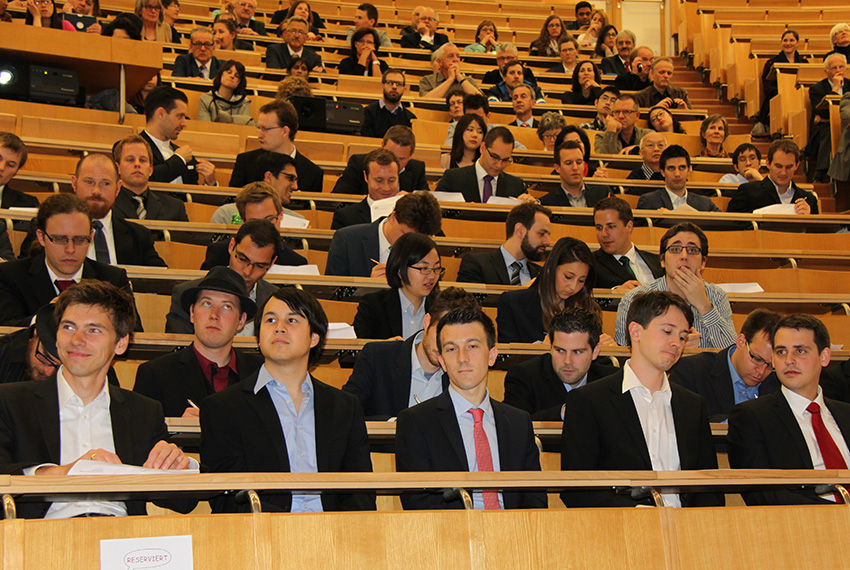
%> input picture Face Detection/faces2.jpg, 850 x 570 px
$ octave skinD.m   (GNU Octave 9; MATLAB toolbox functions it lacks are replaced by stand-ins)
%> lines starting %> are read from the running program, lines starting %| are printed output that depends on the picture
clear all;
close all;
clc;

%% HSV segmentation
img = imread('faces2.jpg');
%> img is the input picture: size 570x850x3 uint8; mean R, G, B 122.3, 85.1, 48.7
I = img;
hsv = rgb2hsv(I);
%> hsv: size 570x850x3 double; mean H, S, V 0.143, 0.544, 0.483
h = hsv(:,:,1);
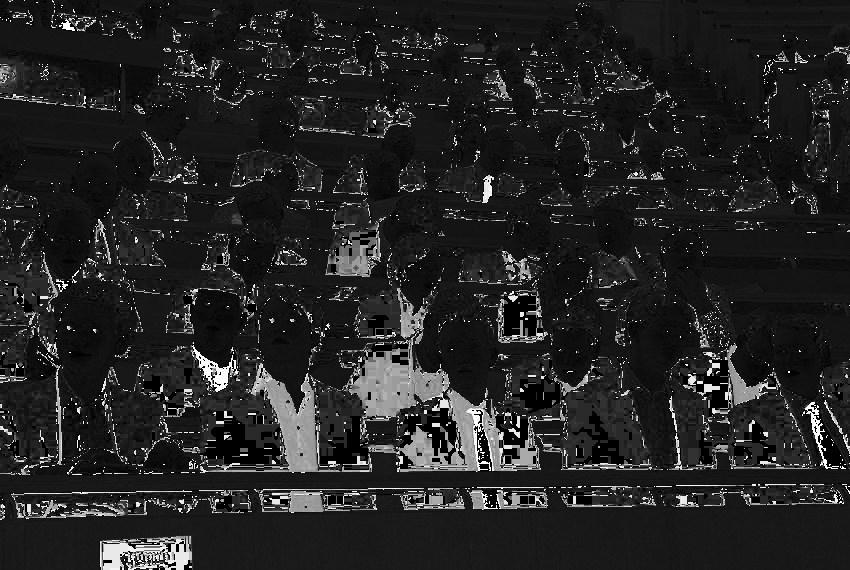
%> h: size 570x850 double; min 0, max 0.999, mean 0.143
s = hsv(:,:,2);
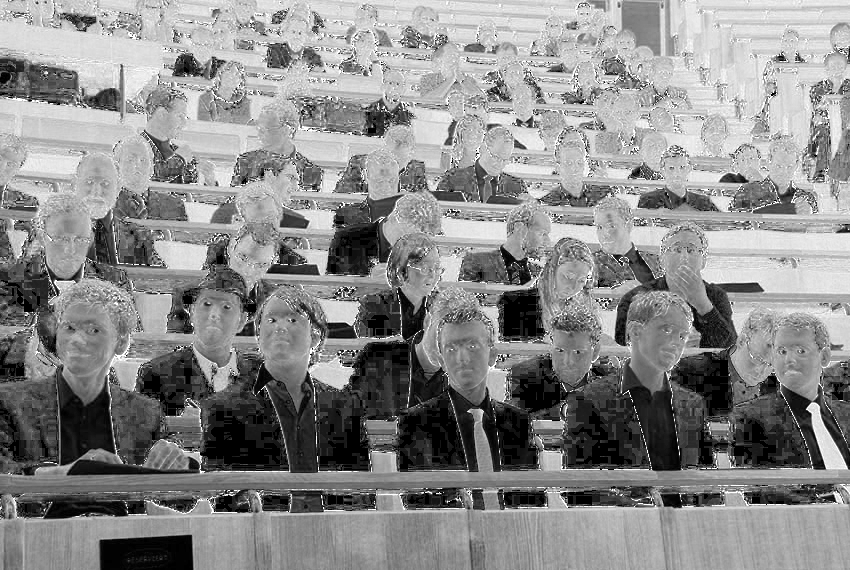
%> s: size 570x850 double; min 0, max 1, mean 0.544

[r c v] = find(h>0.25 | s<=0.15 | s>0.9); % non skin
%> r = 107009 values from 1 to 570; c = 107009 values from 1 to 850; v = 107009 logical values, 107009 true
numid = size(r,1);
%> numid = 107009
for i = 1:numid
    I(r(i),c(i),:) = 0;
end
figure(1), imshow(I);
%% yCbcR segmmentation
Iycbr = I; % image from previos segmentation
ycbcr = rgb2ycbcr(Iycbr);
%> ycbcr: size 570x850x3 uint8; mean of channels 1, 2, 3 82.9, 107.6, 145.7
cb = ycbcr(:,:,2);
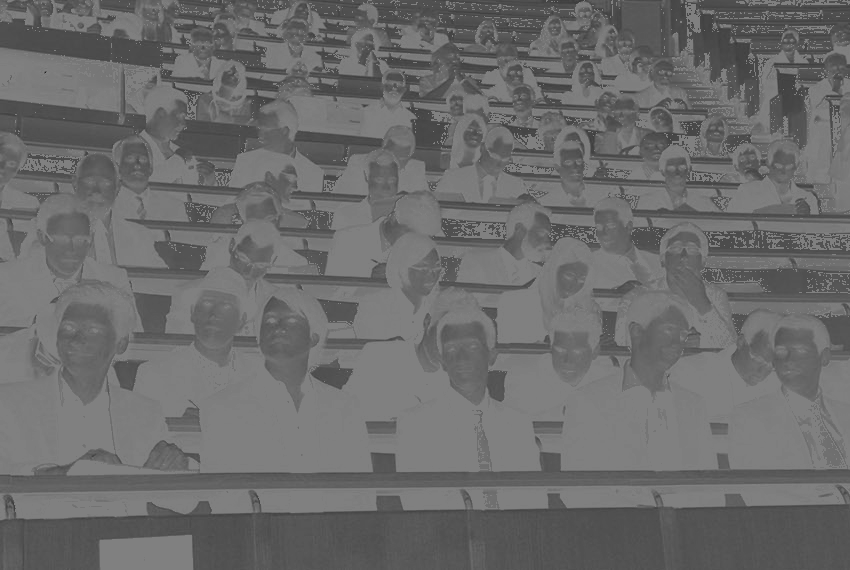
%> cb: size 570x850 uint8; min 31, max 128, mean 107.6
cr = ycbcr(:,:,3);
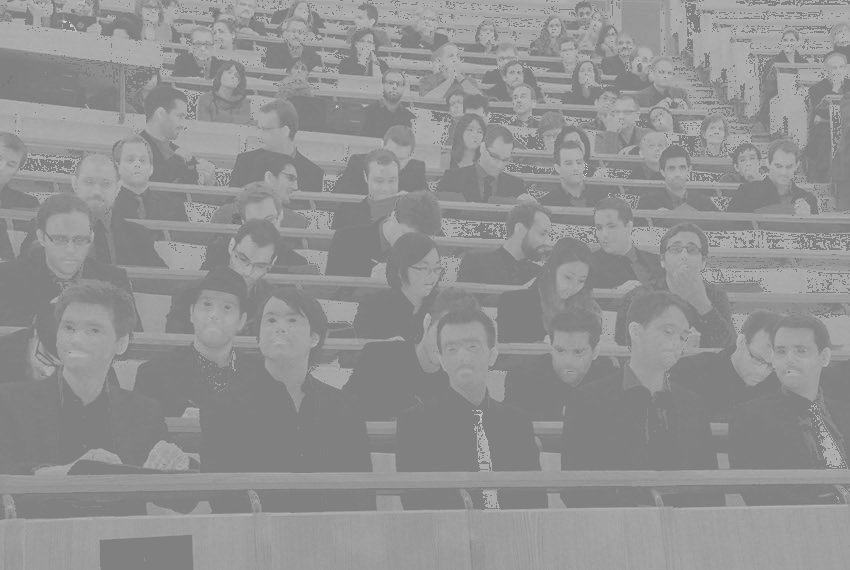
%> cr: size 570x850 uint8; min 112, max 211, mean 145.7

%% Detect Skin

% [ r,c,v] = find(cb>=77 & cb<=127 & cr>=133 & cr<=173);

[r c v] = find(cb<=77 | cb>=127 | cr<=133 | cr>=173);
%> r = 228043 values from 1 to 570; c = 228043 values from 1 to 850; v = 228043 logical values, 228043 true
numid = size(r,1);
%> numid = 228043

% Mark Skin Pixels
for i = 1:numid
    Iycbr(r(i),c(i),:) = 0;
    % bin(r(i),c(i)) = 1;
end
figure(2),title (' ycbcr segmentation');
imshow(Iycbr);

%% RGB segmentation
Irgb = Iycbr;
r = Irgb(:,:,1);
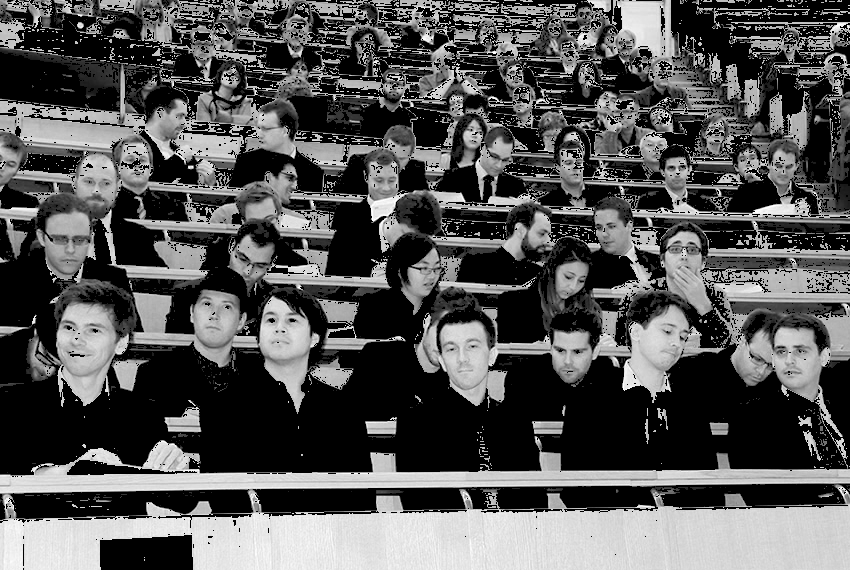
%> r: size 570x850 uint8; min 0, max 255, mean 86
g = Irgb(:,:,2);
b = Irgb(:,:,3);
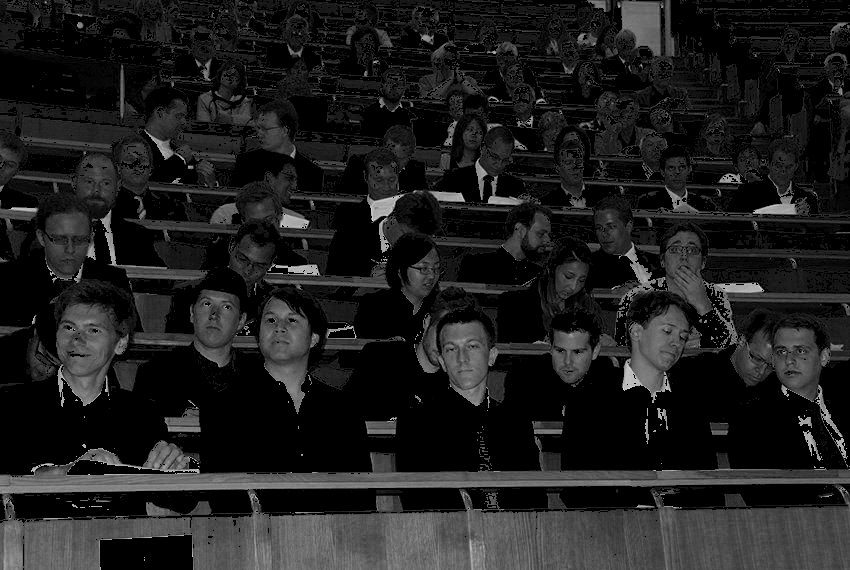
%> b: size 570x850 uint8; min 0, max 212, mean 30.9

[row col v] = find(b>0.79*g-67 & b<0.78*g+42 & b>0.836*g-14 & b<0.836*g+44); % non skin pixels
%> row = 56855 values from 1 to 570; col = 56855 values from 1 to 850; v = 56855 logical values, 56855 true
numid = size(row,1);
%> numid = 56855
for i = 1:numid
    Irgb(row(i),col(i),:) = 0;
 end
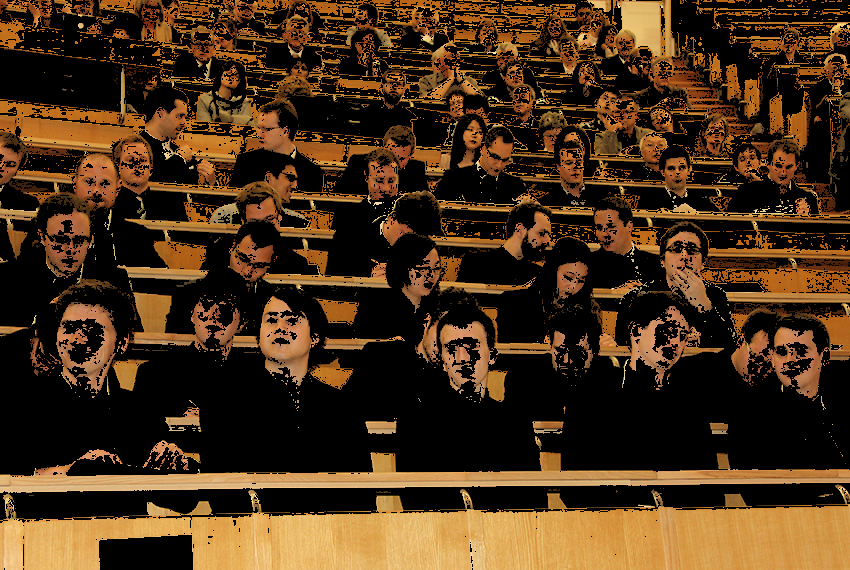
%> Irgb: size 570x850x3 uint8; mean R, G, B 73.6, 49.5, 24.3
% figure
% imshow(Iycbr);
figure(3), title('Image');
imshow(Irgb);
